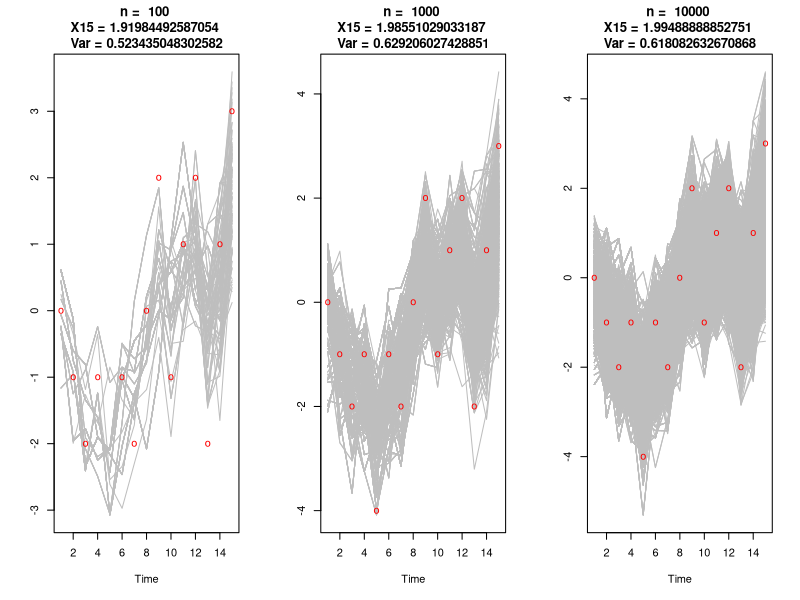

Source code (R):
## ---- chunk 1
knitr::opts_chunk$set(echo = TRUE, 
                      message = FALSE, 
                      warning = FALSE, 
                      comment = "") 
myprint <- function(printD, dig = 4)
  data.frame(round(printD, digits = dig)) 
## ---- chunk 2
myPF <- function(x0, gen_M, logp_G, n, y){
  # init
  TT <- length(y) #ts length must match y
  xs <- matrix(nrow = n, ncol = TT) # all simulated values
  A <- xs
  omega.bar <- xs # also keep omegea.bar
  
  # t = 1    n-vectors: x_1 , omega, will be recycled and overwritten
  x <- gen_M(n, x_pre = rep(0, n), y_cur = y[1])
  xs[,1] <- x
  
  # work on omega
  l_omega <- logp_G(x_cur = x, x_pre = rep(0,n), y_cur = y[1])
  omega <- exp(l_omega)
  omega.star <- sum(omega)
  omega.bar[,1] <- omega / omega.star
  # the first part of V, use log due to the extreme small value 
  log_V1 <- log(omega.star) - log(n)
  
  for(t in 2:TT){
    # get the A
    a <- sample(1:n, n, prob=omega.bar[,t-1], replace=T)
    A[, t-1] <- a
    x.last = x[a] # keep copy of the last x, use for G
    
    # simulate the x according to a 
    x <- gen_M(n, x_pre = x.last, y_cur = y[t])
    xs[,t] <- x
    
    # work on omega and V
    l_omega <- logp_G(x_cur = x, x_pre = x.last, y_cur = y[t])
    omega <- exp(l_omega)
    omega.star <- sum(omega)
    omega.bar[,t] <- omega / omega.star
    log_V1 <- log_V1 + log(omega.star) - log(n)
  }
  
  a <- 1:n; 
  for (t in rev(1:(TT-1))) {
    a <- A[a,t]; 
    xs[,t] <- xs[a,t]
  }
  
  # also return omega.bar at time TT
  return(list(log_V = log_V1+log(omega.bar[,TT]),
              omega.bar = omega.bar,
              xs = xs))
}


# m,g are "real", M,G are "propose"; luckily, R distinguish caps.
# all dnorm are consistent with vectors, this save a lot of efforts!
logp_G <- function(x_cur, x_pre, y_cur, rho = 1){
  # make sure it gives the vector n, so make y also
  if(length(y_cur)!= length(x_cur)) 
    y_cur <- rep(y_cur, length(x_cur))
  
  lm <- dnorm(x_cur, mean = rho * x_pre, sd = 1, log = TRUE)
  lg <- dnorm(y_cur, mean = x_cur, sd = 1, log = TRUE)
  lM <- dnorm(x_cur, mean = (rho * x_pre + y_cur) /2, sd = sqrt(0.5), log = TRUE)

  # the common choice
  return(lm + lg - lM)
}

gen_M <- function(n, x_pre, y_cur, rho = 1, sigma = 0.5){
  # no idea how rnorm will response to vector mean, take it safe
  x_new <- numeric(n)
  for (i in 1:n) {
    x_new[i] <- rnorm(1, mean = (rho * x_pre[i] + y_cur) /2, sd = sqrt(sigma))
  }
  return(x_new)
}

y <- c(0, -1, -2, -1, -4, -1, -2, 0, 2, -1, 1, 2, -2, 1, 3)

par(mfrow= c(1,3))
for(n in c(100,1000,10000)){
  
  sim <- myPF(0, gen_M, logp_G, n, y)
  x15 <- sum(sim$omega.bar[,15] * sim$xs[,15])
  x15.sq <- sim$omega.bar[,15] * (sim$xs[,15])^2
  varX15 <- sum(x15.sq) - x15^2

  ts.plot(t(sim$xs), main = paste("n = ", n, "\nX15 =", x15, "\nVar =", varX15), col = "grey")
  points(1:length(y), y, pch="o", col="red")  
}
